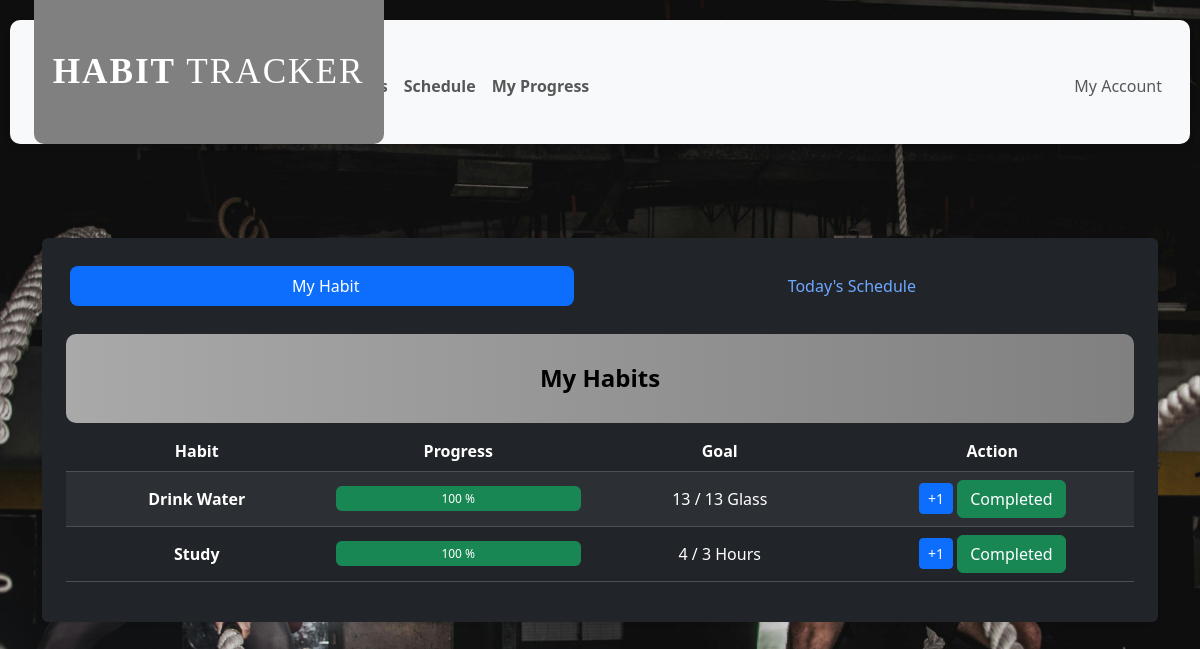
The app's page /dashboard (signed in) with its own data.
### tables this page shows
CREATE TABLE habits (id INTEGER PRIMARY KEY AUTOINCREMENT, 
user_id INTEGER NOT NULL,
habit_name TEXT NOT NULL,
target INTEGER NOT NULL,
unit TEXT NOT NULL,
current_progress INTEGER DEFAULT 0, streak INTEGER DEFAULT 0, last_completed_date TEXT, last_progress_date TEXT,
FOREIGN KEY(user_id) REFERENCES users(id));

### app.py (the view)
@app.route("/dashboard")
@login_required
def index():
    if session["user_id"]:
        user_id = session["user_id"]
        db.execute("SELECT * FROM habits WHERE user_id = ?", (user_id, ))
        habits_data = db.fetchall()
        today_date = date.today().isoformat()
        day_index = datetime.today().weekday()
        days_map = {
            0: 'monday',
            1: 'tuesday',
            2: 'wednesday',
            3: 'thursday',
            4: 'friday',
            5: 'saturday',
            6: 'sunday'
        }
        current_day = days_map[day_index]
        db.execute(f"SELECT * FROM schedule WHERE user_id = ? AND {current_day} = 1 ORDER BY start_time ASC", (user_id, ))
        schedule_data = db.fetchall()
        for row in habits_data:
            if row["last_progress_date"] != today_date:
                db.execute("UPDATE habits SET current_progress = 0, last_progress_date = ? WHERE id = ? AND user_id = ?", (today_date, row["id"], user_id, ))
        conn.commit()
        return render_template("index.html", habits = habits_data, schedule_data = schedule_data, current_day = current_day)
    else :
        return redirect("/")

### helpers.py (called while the page is built)
def login_required(f):
    @wraps(f)
    def decorated_function(*args, **kwargs):
        if session.get("user_id") is None:
            return redirect("/login")
        return f(*args, **kwargs)
    return decorated_function

### templates/index.html (shortened to what this page needs)
{% extends "layout.html" %}
{% block main %}
    <div class = "main-index"  style = "width: 100%; min-height:  100vh; padding-top: 50px;" id = "habit">
        <div class = "container" data-bs-theme = "dark">
            <div class = "row justify-content-center">
                <div class = "col-12">
                    <div class = "border-0 shadow-sm mb-4 card mt-4">
                        <div class = "card-body  p-4">
                            <ul class = "nav nav-pills nav-fill mb-4 rounded-3 gab-1 p-1" id = "pills-tab" role = "tablist">
                                <li class = "nav-item" role = "presentation">
                                    <button class = "active  nav-link rounded-3" id = "pills-habit-tab"  data-bs-toggle = "pill" data-bs-target = "#pills-habit" type = "button" >
                                        My Habit
                                    </button>
                                </li>
                                <li class = "nav-item" role = "presentation">
                                    <button class = "nav-link rounded-3" id = "pills-schedule-tab" data-bs-toggle = "pill" data-bs-target = "#pills-schedule" type = "button">
                                        Today's Schedule
                                    </button>
                                </li>
                            </ul>
                            <div class = "tab-content"  id = "pills-tabcontent">
                                <div class = "tab-pane  fade show active" id = "pills-habit" role = "tabpanel" >
                                    <h4 class = "habit-header fw-bold text-center justify-content-center">My Habits</h4>
                                    <div class = "table-responsive">
                                        <table class = "table table-hover table-striped align-middle">
                                            <thead class = "table-dark">
                                                <tr>
                                                    <th style = "min-width: 150px;">Habit</th>
                                                    <th style = "min-width: 150px;">Progress</th>
                                                    <th style = "min-width: 150px;">Goal</th>
                                                    <th style = "min-width: 150px;">Action</th>
                                                </tr>
                                            </thead>
                                            <tbody>
                                                {% for habit in habits %}
                                                {% if habit["target"] | int > 0%}
                                                    {% if habit["current_progress"] | int <= habit["target"] | int %}
                                                        {% set percent = (habit["current_progress"] | int / habit["target"] | int) * 100%}
                                                    {% else %}
                                                        {% set percent = 100 %}
                                                    {% endif %}
                                                {% else %}
                                                    {% set percent = 0 %}
                                                {% endif %}
                                                <tr>
                                                    <td class = "fw-bold" >{{ habit["habit_name"] }} </td>
                                                    <td>
                                                        <div class = "progress" style = "height: 25px;">
                                                            <div class = "progress-bar bg-success" role = "progres-bar" style = "width: {{ percent }}%" aria-valuenow = "{{ habit['current_progress']}}" aria-valuemin = "0" aria-valuemax = "{{habit['target']}}">{{ percent | round | int }} %</div>
                                                        </div>
                                                    </td>
                                                    <td>
                                                        {{ habit["current_progress"] }} / {{ habit["target"] }} {{ habit["unit"] }}
                                                    </td>
                                                    <td>
                                                        <div class = "align-times center text-center">
                                                            <form action = "/update" method = "post">
                                                                <button class = "btn btn-primary btn-sm" name = "action" value = "increment" >+1</button>
                                                                <button class = "btn btn-success" name = "action" value = "completed">Completed</button>
                                                            </form>
                                                        </div>
                                                    </td>
                                                </tr>
                                                {% endfor %}
                                            </tbody>
                                        </table>
                                    </div>
                                </div>
                            </div>
                        </div>
                    </div>
                </div>
            </div>
        </div>
    </div>
{% endblock %}

### static/style.css (style rules this page uses)
body { width: 100%; min-height: 100vh; margin: 0; padding: 0; }
.logged-in-bg { background-image: url("Img2.jpg"); background-repeat: no-repeat; background-size: cover; background-position: center; }
.habit-header { background: linear-gradient(90deg, #A9A9A9 0%, #808080 100%); color: black; border-radius: 10px; padding: 30px 20px; }

### records on screen
habits: habit_name "Drink Water", percent "100", current_progress "13", target "13", unit "Glass"
habits: habit_name "Study", percent "100", current_progress "4", target "3", unit "Hours"
